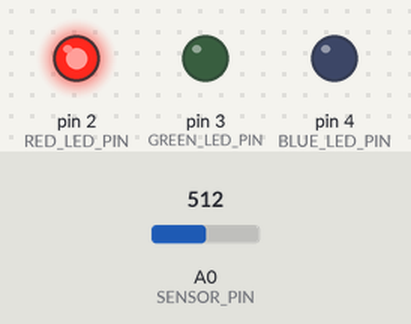
Bench run of a program on a simulated Arduino Uno, built with avr-gcc and run on an emulated ATmega328P. Shown: output pins drawn as LEDs (lit = HIGH). The test bench sets the inputs (shaded band); at power-on: A0 (SENSOR_PIN) = 512.

Above: at 1.2 s.
1.3 s: A0 (SENSOR_PIN) set to 162
2.8 s: A0 (SENSOR_PIN) set to 153
At 4.0 s:
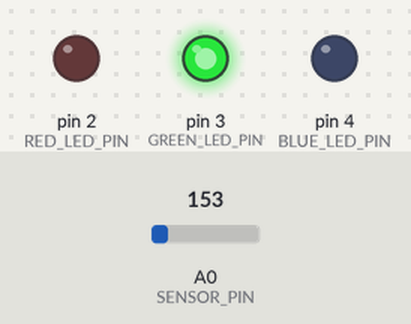
4.3 s: A0 (SENSOR_PIN) set to 122
At 5.2 s:
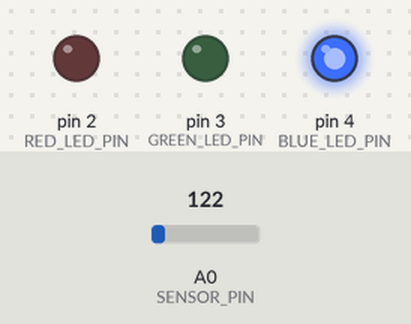
5.8 s: A0 (SENSOR_PIN) set to 306
At 6.3 s:
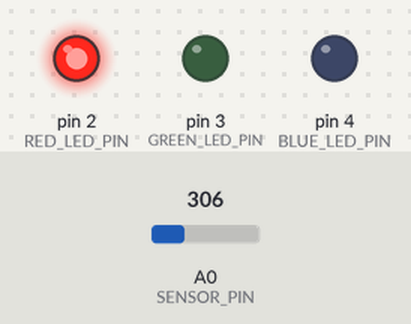
7.3 s: A0 (SENSOR_PIN) set to 15
At 8.7 s:
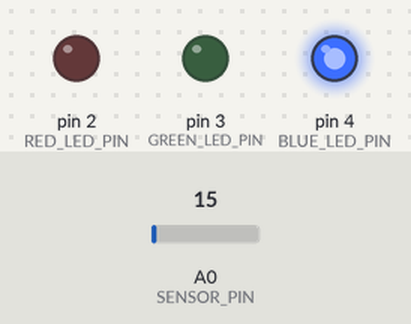
Timing chart, 0 to 9.8 s (numbered marks = the images above; inputs shaded):
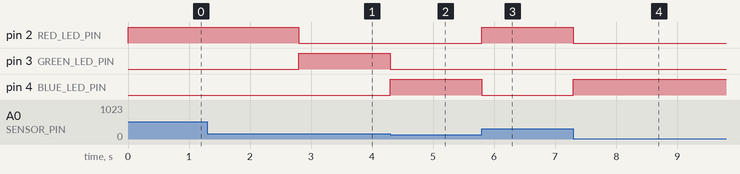

The program:

main.cpp
```cpp
#include <Arduino.h>

#define SENSOR_PIN      A0
#define BLUE_LED_PIN    4
#define GREEN_LED_PIN   3
#define RED_LED_PIN     2

void temperature_handler(double voltage);

void setup()
{
    Serial.begin(9600);
    pinMode(SENSOR_PIN, INPUT);
    pinMode(RED_LED_PIN, OUTPUT);
    pinMode(GREEN_LED_PIN, OUTPUT);
    pinMode(BLUE_LED_PIN, OUTPUT);
}

void loop()
{
    auto sensor_value = analogRead(SENSOR_PIN);
    auto voltage = sensor_value / 1024.0 * 5.0;
    temperature_handler(voltage);
}

void temperature_handler(double voltage)
{
    auto temperature = (voltage - 0.5) * 100;

    if (temperature < 20)
    {
        digitalWrite(RED_LED_PIN, LOW);
        digitalWrite(GREEN_LED_PIN, LOW);
        digitalWrite(BLUE_LED_PIN, HIGH);
    }
    else if (temperature > 25)
    {
        digitalWrite(RED_LED_PIN, HIGH);
        digitalWrite(GREEN_LED_PIN, LOW);
        digitalWrite(BLUE_LED_PIN, LOW);
    }
    else
    {
        digitalWrite(RED_LED_PIN, LOW);
        digitalWrite(GREEN_LED_PIN, HIGH);
        digitalWrite(BLUE_LED_PIN, LOW);
    }
}
```

Measured:
- the behaviour switches between 154 and 153 on A0 (SENSOR_PIN) (found by bisection; images 0 and 1)
- after the input at 1.3 s, every drawn part: stays the same
- after the input at 2.8 s, pin 2 (RED_LED_PIN): HIGH → LOW at once; pin 3 (GREEN_LED_PIN): LOW → HIGH at once
- after the input at 4.3 s, pin 3 (GREEN_LED_PIN): HIGH → LOW at once; pin 4 (BLUE_LED_PIN): LOW → HIGH at once
- after the input at 5.8 s, pin 2 (RED_LED_PIN): LOW → HIGH at once; pin 4 (BLUE_LED_PIN): HIGH → LOW at once
- after the input at 7.3 s, pin 2 (RED_LED_PIN): HIGH → LOW at once; pin 4 (BLUE_LED_PIN): LOW → HIGH at once
